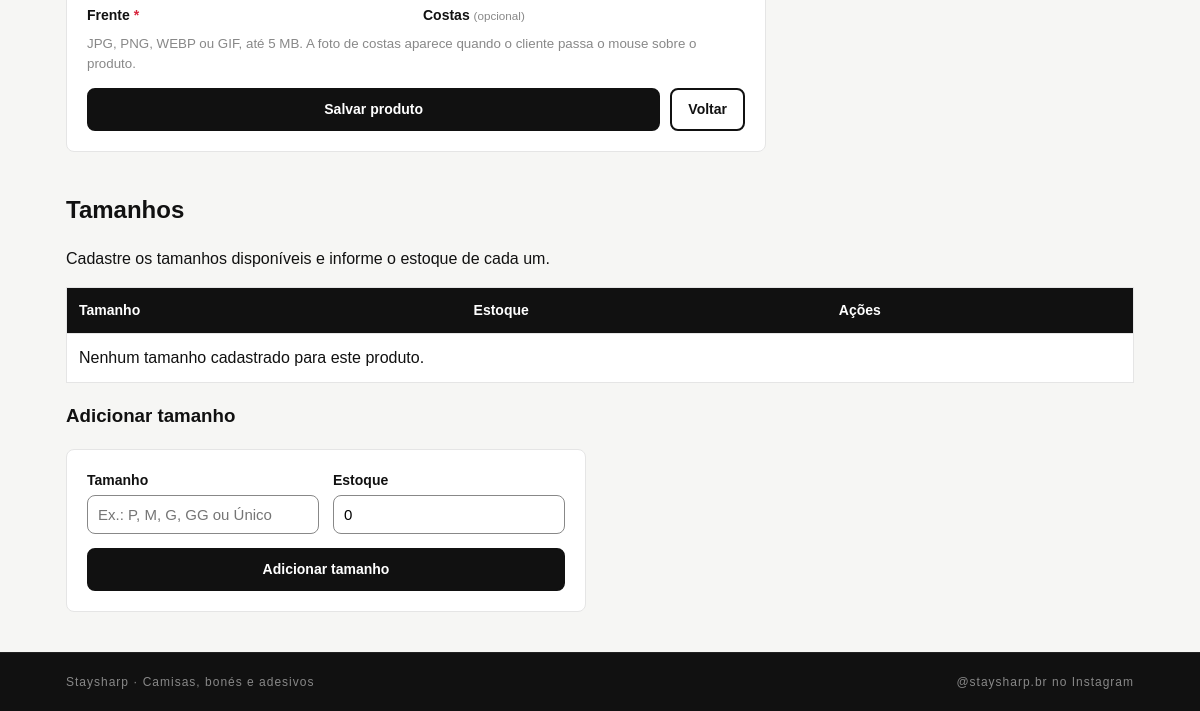
/produtos/editar?id=3 (signed in, lower part), run on an earlier commit of the app's database.
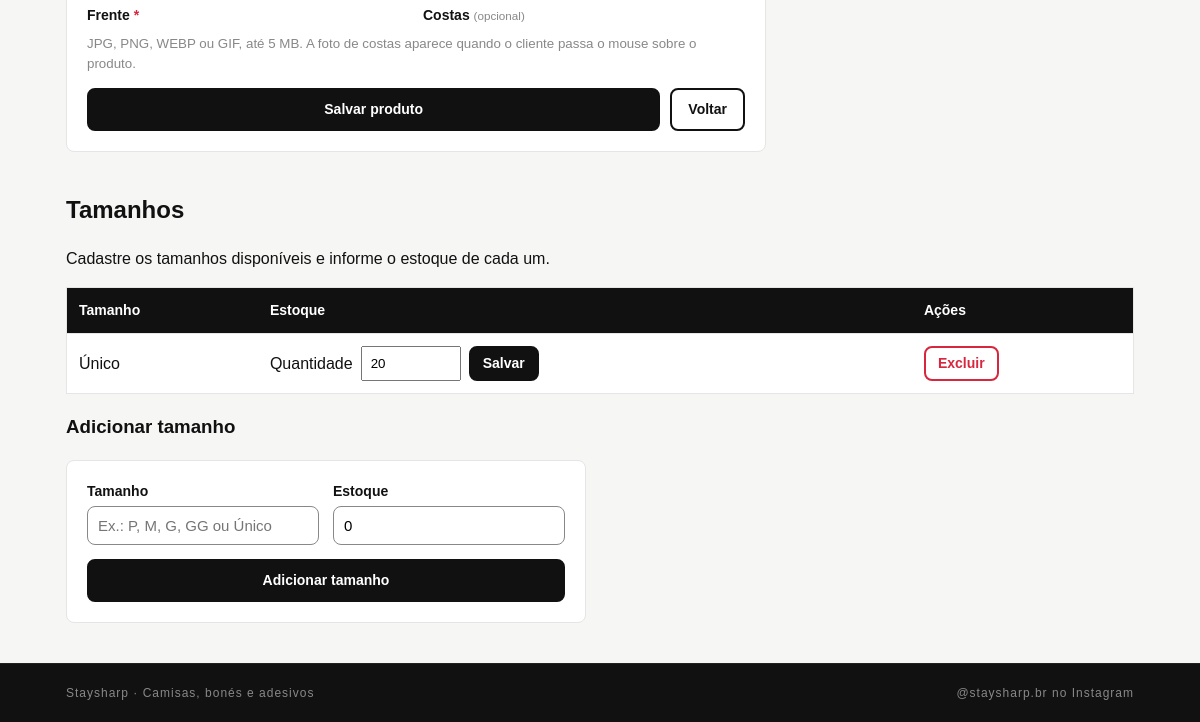
And on a later commit of the database.
### tables this page shows
CREATE TABLE tamanhos (
    id INT AUTO_INCREMENT PRIMARY KEY,
    produto_id INT NOT NULL,
    tamanho VARCHAR(10) NOT NULL,
    estoque INT NOT NULL DEFAULT 0,
    FOREIGN KEY (produto_id) REFERENCES produtos(id) ON DELETE CASCADE,
    UNIQUE (produto_id, tamanho)
);

### app/Views/render.php (called while the page is built, shortened)
<?php
    class Render {
        function render (string $view, array $params = []){
            extract($params);
            require __DIR__ . "/$view.php";
            require __DIR__ . "/layout.php";
            return ob_get_clean();
        }
    }
?>

### app/Controllers/ProdutoController.php (called while the page is built, shortened)
<?php
    class ProdutoController {
        private TamanhoModel $tamanhoModel;
        public function __construct() {
            $this->tamanhoModel = new TamanhoModel();
        }
        public function editar(): string {
            $id = (int) ($_GET["id"] ?? 0);
            $tamanhos = $this->tamanhoModel->listarPorProduto($id);
            return (new Render())->render(
                'produtos/criar',
                compact('titulo', 'categorias', 'produto', 'tamanhos')
            );
        }
    }
?>

### app/Config/Database.php (called while the page is built, shortened)
<?php
class Database {
    private static ?PDO $conn = null;
    public static function getConnection(): PDO {
        if (self::$conn) return self::$conn;
        $config = require __DIR__ . '/../../config.php';
        $host = $config['host'];
        $dbname = $config['db'];
        $user = $config['user'];
        $password = $config['pass'];
        $charset = $config['charset'];
        $dns = "mysql:host=$host;dbname=$dbname;charset=$charset";
        try {
            self::$conn = new PDO($dns, $user, $password);
            return self::$conn;
        } catch (PDOException $e) {
            echo $e->getMessage();
            exit;
        }
    }
}
?>

### app/Models/TamanhoModel.php (called while the page is built, shortened)
<?php
class TamanhoModel
{
    private $pdo;
    public function __construct($pdo = null)
    {
        $this->pdo = $pdo ?? Database::getConnection();
    }
    public function listarPorProduto($produtoId)
    {
        $sql = "SELECT * FROM tamanhos WHERE produto_id = ?
                ORDER BY FIELD(tamanho, 'P', 'M', 'G', 'GG', 'Único'), tamanho";
        $stmt = $this->pdo->prepare($sql);
        $stmt->execute([$produtoId]);
        return $stmt->fetchAll(PDO::FETCH_ASSOC);
    }
}

### app/Views/produtos/criar.php (the view, shortened to what the changed rows need)
<?php
    $editando = isset($produto);
?>
<?php if ($editando): ?>
    <?php require __DIR__ . "/../tamanhos/index.php"; ?>
<?php endif; ?>

### app/Views/tamanhos/index.php (shortened to what the changed rows need)
<section id="tamanhos" class="gerenciar-tamanhos">
    <h2>Tamanhos</h2>
    <table class="tabela">
        <thead>
            <tr>
                <th>Tamanho</th>
                <th>Estoque</th>
                <th>Ações</th>
            </tr>
        </thead>
        <tbody>
            <?php if (count($tamanhos) === 0): ?>
                <tr><td colspan="3">Nenhum tamanho cadastrado para este produto.</td></tr>
            <?php endif; ?>
            <?php foreach ($tamanhos as $t): ?>
                <tr>
                    <td><?= htmlspecialchars($t["tamanho"]) ?></td>
                    <td>
                        <form class="estoque-form" method="POST" action="/staysharp/tamanhos/atualizar">
                            <label for="estoque-<?= $t["id"] ?>">Quantidade</label>
                            <input type="number" name="estoque" id="estoque-<?= $t["id"] ?>" value="<?= $t["estoque"] ?>" min="0" max="2147483647" step="1" required>
                            <button class="btn" type="submit">Salvar</button>
                        </form>
                    </td>
                    <td>
                        <form method="POST" action="/staysharp/tamanhos/excluir" onsubmit="return confirm('Excluir este tamanho?')">
                            <button class="btn btn-perigo" type="submit">Excluir</button>
                        </form>
                    </td>
                </tr>
            <?php endforeach; ?>
        </tbody>
    </table>
</section>

What changed in the data, as far as the page shows it:
added tamanhos: tamanho "Único", estoque "20"
Also different on the page:
text no longer shown: "Nenhum tamanho cadastrado para este produto."
